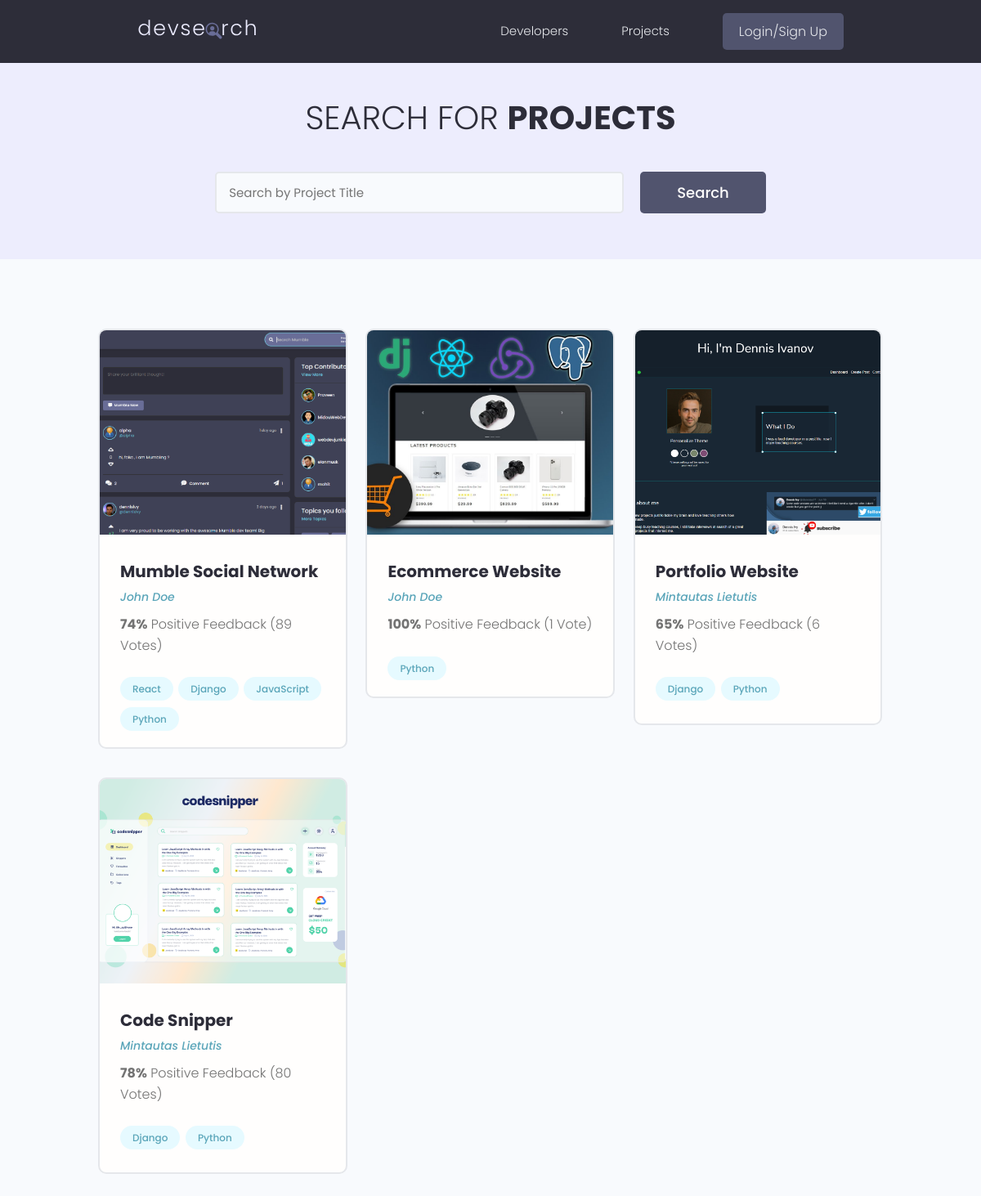
/projects/, run on the app's committed database.
### projects/models.py (models this page shows, shortened)
class Project(models.Model):
    owner = models.ForeignKey(Profile, null=True, blank=True, on_delete=models.SET_NULL)
    title = models.CharField(max_length=200)
    description = models.TextField(null=True, blank = True)
    featured_image = models.ImageField(null=True, blank = True, default = 'default.jpg')
    demo_link = models.CharField(max_length=2000, null=True, blank=True)
    source_link = models.CharField(max_length=2000, null=True, blank=True)
    tags = models.ManyToManyField('Tag', blank=True)
    vote_total = models.IntegerField(default=0, null=True, blank=True)
    vote_ratio = models.IntegerField(default=0, null=True, blank=True)
    created = models.DateTimeField(auto_now_add=True)
    id = models.UUIDField(default=uuid.uuid4, unique=True, primary_key=True, editable=False)

class Tag(models.Model):
    name = models.CharField(max_length=200)
    created = models.DateTimeField(auto_now_add=True)
    id = models.UUIDField(default=uuid.uuid4, unique=True, primary_key=True, editable=False)
    def __str__(self):
        return self.name

### users/models.py (models this page shows, shortened)
class Profile(models.Model):
    user = models.OneToOneField(User, on_delete=models.CASCADE, null=True, blank=True)
    name = models.CharField(max_length=200, blank=True, null=True)
    email = models.EmailField(max_length=500, blank=True, null=True)
    username = models.CharField(max_length=200, blank=True, null=True)
    location = models.CharField(max_length=200, blank=True, null=True)
    short_intro = models.CharField(max_length=200, blank=True, null=True)
    bio = models.TextField(blank=True, null=True)
    profile_image = models.ImageField(null=True, blank=True, upload_to='profiles/', default ='profiles/user-default.png' )
    social_github = models.CharField(max_length=200, blank=True, null=True)
    social_twitter = models.CharField(max_length=200, blank=True, null=True)
    social_linkedin = models.CharField(max_length=200, blank=True, null=True)
    social_youtube = models.CharField(max_length=200, blank=True, null=True)
    social_website = models.CharField(max_length=200, blank=True, null=True)
    created = models.DateTimeField(auto_now_add=True)
    id = models.UUIDField(default=uuid.uuid4, unique=True, primary_key=True, editable=False)

### projects/views.py (the view)
# urls.py: path('', views.projects, name="projects"),
def projects(request):
    projects, search_query = searchProject(request)
    context = {'projects': projects, 'search_query': search_query}
    return render(request, 'projects/projects.html', context)

### projects/utils.py (called while the page is built)
def searchProject(request):
    search_query = ''
    if request.GET.get('search_query'):
        search_query = request.GET.get('search_query')
    tags = Tag.objects.filter(name__icontains=search_query)
    projects = Project.objects.distinct().filter(
        Q(title__icontains=search_query) |
        Q(description__icontains=search_query) |
        Q(owner__name__icontains=search_query) |
        Q(tags__in=tags)
        )
    return projects, search_query

### projects/templates/projects/projects.html (shortened to what this page needs)
{% extends 'main.html' %}
{% block content %}
 <main class="projects">
    <section class="hero-section text-center">
      <div class="container container--narrow">
        <div class="hero-section__box">
          <h2>Search for <span>Projects</span></h2>
        </div>
        <div class="hero-section__search">
          <form class="form" action="{% url 'projects' %}" method="get">
            <div class="form__field">
              <input class="input input--text" id="formInput#search" type="text" name="search_query" value="{{search_query}}"
                placeholder="Search by Project Title" />
            </div>
            <input class="btn btn--sub btn--lg" type="submit" value="Search" />
          </form>
        </div>
      </div>
    </section>
    <section class="projectsList">
      <div class="container">
        <div class="grid grid--three">
        {% for project in projects %}
          <div class="column">
            <div class="card project">
              <a href="{% url 'project' project.id %}" class="project">
                <img class="project__thumbnail" src="{{project.featured_image.url}}" alt="project thumbnail" />
                <div class="card__body">
                  <h3 class="project__title">{{project.title}}</h3>
                  <p><a class="project__author" href="{% url 'user-profile' project.owner.id %}">{{project.owner.name}}</a></p>
                  <p class="project--rating">
                    <span style="font-weight: bold;">{{project.vote_ratio}}%</span> Positive
                    Feedback ({{project.vote_total}} Vote{{project.vote_total|pluralize:"s"}})
                  </p>
                  <div class="project__tags">
                    {% for tag in project.tags.all %}
                    <span class="tag tag--pill tag--main">
                      <small>{{tag}}</small>
                    </span>
                    {% endfor %}
                  </div>
                </div>
              </a>
            </div>
          </div>
        {% endfor %}
        </div>
      </div>
    </section>
  </main>
</body>
</html>
{% endblock content %}

### templates/main.html (shortened to what this page needs)
<!DOCTYPE html>
{% load static %}
<html>
<head>
    <link rel="stylesheet" href="https://cdn.iconmonstr.com/1.3.0/css/iconmonstr-iconic-font.min.css" />
    <link rel="stylesheet" href="{% static 'uikit\styles\uikit.css' %}" />
    <link rel="stylesheet" href="{% static 'styles/app.css' %}" />
</head>
<body>
    {% include 'navbar.html' %}
    {% block content %}
    {% endblock content %}
</body>
</body>
</html>
</html>

### templates/navbar.html (shortened to what this page needs)
{% load static %}
<header class="header">
    <div class="container container--narrow">
        <a href="{% url 'profiles' %}" class="header__logo">
            <img src="{% static 'images/logo.svg' %} " alt="DevSearch Logo" />
        </a>
        <nav class="header__nav">
            <ul class="header__menu">
                <li class="header__menuItem"><a href="{% url 'profiles' %}">Developers</a></li>
                <li class="header__menuItem"><a href="{% url 'projects' %}">Projects</a></li>
                {% if request.user.is_authenticated %}
                <li class="header__menuItem"><a href="{% url 'create-project' %}">Add Project</a></li>
                <li class="header__menuItem"><a href="{% url 'account' %}" >Acc</a></li>
                <li class="header__menuItem"><a href="{% url 'logout' %}" class="btn btn--sub">Logout</a></li>
                {% else %}
                <li class="header__menuItem"><a href="{% url 'login' %}" class="btn btn--sub">Login/Sign Up</a></li>
                {% endif %}
            </ul>
        </nav>
    </div>
</header>

### static/styles/app.css (style rules this page uses)
:root { --color-sub: #2d2d39; }
.btn--sub { background-color: var(--color-sub-light); }
.card { border: 2px solid var(--color-light); }
img { width: 100%; }
.header { position: sticky; z-index: 111; background-color: var(--color-sub); padding: 1.5rem 0; }
.header > .container { display: flex; justify-content: space-between; align-items: center; }
.header__logo > img { height: 3.8rem; }
.header__nav > ul { display: inline-flex; align-items: center; list-style: none; gap: 6.5rem; }
.header__menuItem > a { color: var(--color-light); font-weight: 300; }
.hero-section { height: 40vh; display: flex; align-items: center; background-color: var(--color-sub); }
.hero-section__box { margin-bottom: 4rem; }
.hero-section__box > h2, .hero-section__box > h2 > span { font-size: 4rem; color: var(--color-light); line-height: 1.3; text-transform: uppercase; }
.hero-section__box > h2 { font-weight: 300; }
.hero-section__box > h2 > span { font-weight: 700; }
.hero-section__search > .form { display: flex; align-items: center; justify-content: center; gap: 2rem; }
.hero-section__search > .form input.input--text { width: 50rem; }
.project__author { font-size: 1.4rem; font-style: italic; }
.project--rating { margin-bottom: 1.6em; margin-top: .5em; }
.projects > .hero-section { background: var(--color-sub-lighter); height: 30vh; }
.projects .hero-section__box { margin-bottom: 2.5rem; }
.projects .hero-section__box > h2 { color: var(--color-sub); }
.projects .hero-section__box > h2 > span { font-weight: 700; color: var(--color-sub); }
.projectsList { margin-top: 8rem; }
.project__thumbnail { height: 25rem; object-fit: cover; object-position: top center; }
.project__title { font-size: 2rem; font-weight: 700; color: var(--color-sub); }

### static/uikit/styles/modules/_variables.css (style rules this page uses)
:root { --color-main: #5aa5b9; --color-main-light: #e6faff; --color-sub: #3f4156; --color-sub-light: #51546e; --color-sub-lighter: #ededfd; --color-text: #737373; --color-gray: #8b8b8b; --color-light: #e5e7eb; --color-light-gray: #767676; --color-bg: #f8fafd; --color-white: #fffefd; --color-white-light: #f3f3f3; --color-success: #359e64; --color-success-bg: #def8e8; --color-error: #fc4b0b; --color-error-bg: #fff2ee; --font-base: 'Poppins', arial, helvetica, 'Segoe UI', roboto, ubuntu, sans-serif; --font-monospace: 'Fira Code', 'Courier New', courier, monospace; --font-regular: 300; --font-medium: 500; --font-bold: 700; --generic-shadow: 1px 1px 5px #00000010; --generic-transition: all 0.3s ease-in-out; }

### static/uikit/styles/modules/_base.css (style rules this page uses)
* { margin: 0; padding: 0; box-sizing: border-box; text-rendering: optimizeLegibility; color: inherit; font-size: inherit; }
html { font-size: 50%; }
@media only screen and (min-width: 480px) { html { font-size: 56.25%; } }
@media only screen and (min-width: 1200px) { html { font-size: 62.5%; } }
body { line-height: 1.6; font-weight: 400; font-size: 1.5rem; color: var(--color-text); background-color: var(--color-bg); min-height: 100vh; }

### static/uikit/styles/modules/_typography.css (style rules this page uses)
* { font-family: var(--font-base); }
h2 { font-size: 3.6rem; font-weight: var(--font-bold); }
h3 { font-size: 3.2rem; font-weight: var(--font-medium); }
p, span, strong { font-size: 1.6rem; color: var(--color-text); font-weight: var(--font-regular); }
a { padding-bottom: 2px; text-decoration: none; display: inline-block; color: var(--color-main); font-weight: var(--font-medium); }

### static/uikit/styles/modules/_utilities.css (style rules this page uses)
.container { width: 92%; max-width: 165rem; margin: 0 auto; box-sizing: border-box; }
.container--narrow { width: 92%; max-width: 120rem; }
@media screen and (min-width: 1000px) { .container { width: 90%; } }
@media screen and (min-width: 1000px) { .container--narrow { width: 85%; } }
@media screen and (min-width: 1200px) { .container { width: 80%; } }
@media screen and (min-width: 1200px) { .container--narrow { width: 72%; } }
.text-center { text-align: center; }

### static/uikit/styles/modules/_button.css (style rules this page uses)
.btn { display: inline-block; position: relative; cursor: pointer; background-color: var(--color-light); font-weight: var(--font-medium); color: var(--color-sub); text-decoration: none; padding: 1rem 2rem; border-radius: 0.5rem; border: none; width: -webkit-fit-content; width: -moz-fit-content; width: fit-content; height: -webkit-fit-content; height: -moz-fit-content; height: fit-content; font-size: 1.6rem; outline-width: 0; outline-color: transparent; -webkit-backface-visibility: hidden; backface-visibility: hidden; transition: all 0.3s ease-in-out; }
.btn--sub { background-color: var(--color-sub); color: var(--color-white); }
.btn--lg { font-size: 1.8rem; padding: 1.2rem 4.5rem; }

### data on the page
Project: featured_image (picture), title "Mumble Social Network", owner.name "John Doe", vote_ratio "74", vote_total "89"
Tag: name "React"
Tag: name "Django"
Tag: name "JavaScript"
Tag: name "Python"
Project: featured_image (picture), title "Ecommerce Website", owner.name "John Doe", vote_ratio "100", vote_total "1"
Project: featured_image (picture), title "Portfolio Website", owner.name "Mintautas Lietutis", vote_ratio "65", vote_total "6"
Project: featured_image (picture), title "Code Snipper", owner.name "Mintautas Lietutis", vote_ratio "78", vote_total "80"
